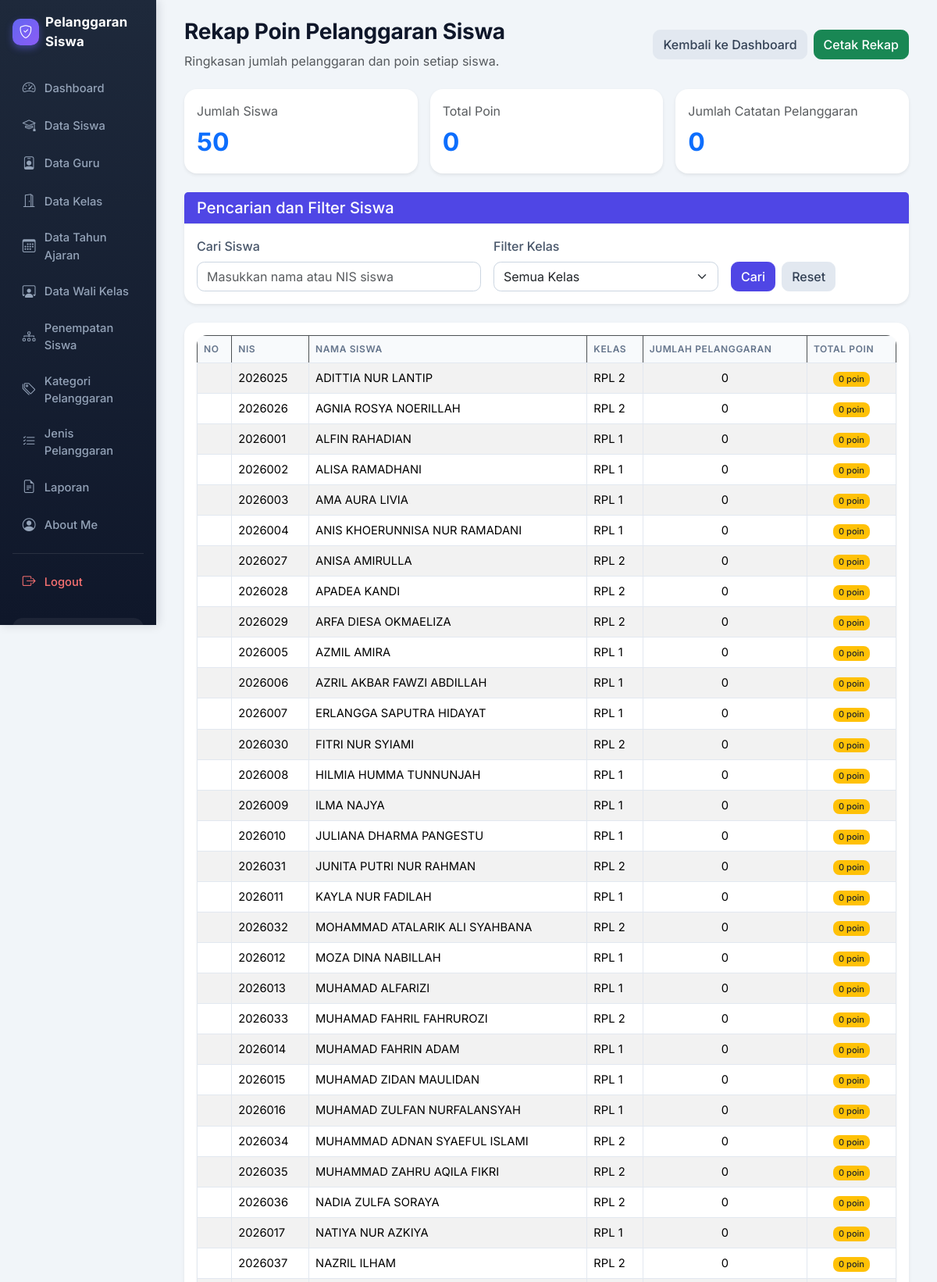
The app's page /rekap_poin.php (signed in, upper part) with its own data.
### tables this page shows
CREATE TABLE `t_siswa` (
  `id` int(11) NOT NULL,
  `nis` varchar(30) DEFAULT NULL,
  `nisn` varchar(20) NOT NULL,
  `nama` varchar(150) DEFAULT NULL,
  `jenis_kelamin` char(1) NOT NULL,
  `tanggal_lahir` date NOT NULL,
  `alamat` text NOT NULL,
  `status_aktif` tinyint(1) NOT NULL,
  `created_at` timestamp NOT NULL DEFAULT current_timestamp(),
  `updated_at` timestamp NOT NULL DEFAULT current_timestamp()
);

### rekap_poin.php (the view, shortened to what this page needs)
<?php
include 'config/koneksi.php';
$cari = isset($_GET['cari'])
    ? trim($_GET['cari'])
    : '';
$sql = "SELECT
            s.id AS siswa_id,
            s.nis,
            s.nama AS nama_siswa,
            COALESCE(k.nama, '-') AS nama_kelas,
            COALESCE(p.total_poin, 0) AS total_poin,
            COALESCE(p.jumlah_pelanggaran, 0) AS jumlah_pelanggaran
        FROM t_siswa s
        LEFT JOIN (
            SELECT
                siswa_id,
                SUM(poin) AS total_poin,
                COUNT(*) AS jumlah_pelanggaran
            FROM t_pelanggaran_siswa
            GROUP BY siswa_id
        ) p ON p.siswa_id = s.id
        LEFT JOIN (
            SELECT
                siswa_id,
                MAX(kelas_id) AS kelas_id
            FROM t_kelas_siswa
            WHERE status_aktif = 1
            GROUP BY siswa_id
        ) ks ON ks.siswa_id = s.id
        LEFT JOIN t_kelas k ON k.id = ks.kelas_id
        WHERE 1=1";
$sql .= " ORDER BY total_poin DESC, s.nama ASC";
$query_rekap = mysqli_query($koneksi, $sql);
$data_rekap = [];
$total_poin_semua = 0;
$total_catatan = 0;
while ($data = mysqli_fetch_assoc($query_rekap)) {
    $data_rekap[] = $data;
    $total_poin_semua += (int) $data['total_poin'];
    $total_catatan += (int) $data['jumlah_pelanggaran'];
}
$jumlah_siswa = count($data_rekap);
?>
<!DOCTYPE html>
<html lang="id">
<head>
    <link href="https://cdn.jsdelivr.net/npm/bootstrap@5.3.8/dist/css/bootstrap.min.css"
          rel="stylesheet">
    <link href="https://cdn.datatables.net/2.3.4/css/dataTables.bootstrap5.min.css"
          rel="stylesheet">
</head>
<body>
<div class="container-fluid">
    <div class="row">
        <?php include 'layout/sidebar.php'; ?>
        <main class="col-md-9 col-lg-10 p-4">
            <div class="container-fluid">
                <div class="d-flex justify-content-between align-items-center flex-wrap gap-2 mb-4">
                    <div>
                        <h1>Rekap Poin Pelanggaran Siswa</h1>
                        <p class="text-muted mb-0">
                            Ringkasan jumlah pelanggaran dan poin setiap siswa.
                        </p>
                    </div>
                    <div class="d-flex gap-2 no-print">
                        <a href="dashboard.php" class="btn btn-secondary">
                            Kembali ke Dashboard
                        </a>
                        <button type="button"
                                onclick="window.print()"
                                class="btn btn-success">
                            Cetak Rekap
                        </button>
                    </div>
                </div>
                <div class="row g-3 mb-4">
                    <div class="col-md-4">
                        <div class="card shadow-sm h-100">
                            <div class="card-body">
                                <p class="text-muted mb-1">Jumlah Siswa</p>
                                <div class="angka">
                                    <?= $jumlah_siswa; ?>
                                </div>
                            </div>
                        </div>
                    </div>
                    <div class="col-md-4">
                        <div class="card shadow-sm h-100">
                            <div class="card-body">
                                <p class="text-muted mb-1">Total Poin</p>
                                <div class="angka">
                                    <?= $total_poin_semua; ?>
                                </div>
                            </div>
                        </div>
                    </div>
                    <div class="col-md-4">
                        <div class="card shadow-sm h-100">
                            <div class="card-body">
                                <p class="text-muted mb-1">
                                    Jumlah Catatan Pelanggaran
                                </p>
                                <div class="angka">
                                    <?= $total_catatan; ?>
                                </div>
                            </div>
                        </div>
                    </div>
                </div>
                <div class="card shadow-sm mb-4 no-print">
                    <div class="card-header bg-primary text-white">
                        <h5 class="mb-0">Pencarian dan Filter Siswa</h5>
                    </div>
                    <div class="card-body">
                        <form method="GET" action="rekap_poin.php">
                            <div class="row g-3">
                                <div class="col-md-5">
                                    <label for="cari" class="form-label">
                                        Cari Siswa
                                    </label>
                                    <input
                                        type="text"
                                        name="cari"
                                        id="cari"
                                        class="form-control"
                                        placeholder="Masukkan nama atau NIS siswa"
                                        value="<?= htmlspecialchars($cari); ?>">
                                </div>
                                <div class="col-md-4">
                                    <label for="kelas" class="form-label">
                                        Filter Kelas
                                    </label>
                                    <select name="kelas" id="kelas"
                                            class="form-select">
                                        <option value="">Semua Kelas</option>
                                    </select>
                                </div>
                                <div class="col-md-3 d-flex align-items-end gap-2">
                                    <button type="submit" class="btn btn-primary">
                                        Cari
                                    </button>
                                    <a href="rekap_poin.php" class="btn btn-secondary">
                                        Reset
                                    </a>
                                </div>
                            </div>
                        </form>
                    </div>
                </div>
                <div class="card shadow-sm">
                    <div class="card-body">
                        <div class="table-responsive">
                            <table id="tabelRekap"
                                   class="table table-striped table-bordered table-hover align-middle w-100">
                                <thead class="table-dark">
                                    <tr>
                                        <th>No</th>
                                        <th>NIS</th>
                                        <th>Nama Siswa</th>
                                        <th>Kelas</th>
                                        <th>Jumlah Pelanggaran</th>
                                        <th>Total Poin</th>
                                    </tr>
                                </thead>
                                <tbody>
                                    <?php foreach ($data_rekap as $data) { ?>
                                        <tr>
                                            <td></td>
                                            <td>
                                                <?= htmlspecialchars($data['nis'] ?? '-'); ?>
                                            </td>
                                            <td>
                                                <?= htmlspecialchars($data['nama_siswa'] ?? '-'); ?>
                                            </td>
                                            <td>
                                                <?= htmlspecialchars($data['nama_kelas'] ?? '-'); ?>
                                            </td>
                                            <td class="text-center">
                                                <?= (int) $data['jumlah_pelanggaran']; ?>
                                            </td>
                                            <td class="text-center">
                                                <span class="badge bg-warning text-dark">
                                                    <?= (int) $data['total_poin']; ?> poin
                                                </span>
                                            </td>
                                        </tr>
                                    <?php } ?>
                                </tbody>
                            </table>
                        </div>
                    </div>
                </div>
            </div>
        </main>
    </div>
</div>
</body>
</html>

### rekap_poin.php (style rules this page uses)
.angka { font-size: 2rem; font-weight: bold; color: #0d6efd; }

### layout/sidebar.php (style rules this page uses)
:root { --bs-primary: #4f46e5; --bs-primary-rgb: 79, 70, 229; --bs-body-font-family: 'Inter', system-ui, -apple-system, 'Segoe UI', Roboto, sans-serif; --sb-dark: #0f172a; --sb-dark-2: #1e293b; }
body { background: #f1f5f9; color: #334155; font-family: var(--bs-body-font-family); }
main { animation: sbFade .35s ease; }
main h1, main h2, main h3 { color: #0f172a; font-weight: 700; letter-spacing: -.01em; }
main h1 { font-size: 1.75rem; }
main .card { border: 0; border-radius: 1rem; box-shadow: 0 1px 3px rgba(15, 23, 42, .06), 0 4px 14px rgba(15, 23, 42, .05); transition: transform .15s ease, box-shadow .15s ease; }
main .card-header { background: transparent; border-bottom: 1px solid #e2e8f0; font-weight: 600; }
main .table { --bs-table-bg: #fff; --bs-border-color: #e2e8f0; }
main .table thead th { background: #f8fafc; color: #64748b; font-size: .75rem; font-weight: 600; text-transform: uppercase; letter-spacing: .05em; white-space: nowrap; border-bottom: 1px solid #e2e8f0; }
main .table td { vertical-align: middle; font-size: .92rem; }
main .table-responsive { border-radius: .8rem; box-shadow: 0 1px 3px rgba(15, 23, 42, .06); background: #fff; }
main .btn { border-radius: .6rem; font-weight: 500; transition: all .15s ease; }
.btn-primary { --bs-btn-bg: #4f46e5; --bs-btn-border-color: #4f46e5; --bs-btn-hover-bg: #4338ca; --bs-btn-hover-border-color: #4338ca; --bs-btn-active-bg: #3730a3; --bs-btn-active-border-color: #3730a3; --bs-btn-disabled-bg: #4f46e5; --bs-btn-disabled-border-color: #4f46e5; --bs-btn-focus-shadow-rgb: 99, 102, 241; }
main .btn-secondary { --bs-btn-bg: #e2e8f0; --bs-btn-border-color: #e2e8f0; --bs-btn-color: #334155; --bs-btn-hover-bg: #cbd5e1; --bs-btn-hover-border-color: #cbd5e1; --bs-btn-hover-color: #0f172a; --bs-btn-active-bg: #cbd5e1; --bs-btn-active-border-color: #cbd5e1; --bs-btn-active-color: #0f172a; }
main .form-control, main .form-select { border-radius: .6rem; border-color: #cbd5e1; }
main .form-label { font-weight: 500; color: #475569; }
main .badge { font-weight: 500; border-radius: .5rem; }

### records on screen
t_siswa: nis "2026025", nama "ADITTIA NUR LANTIP", nama_kelas "RPL 2", jumlah_pelanggaran "0", total_poin "0"
t_siswa: nis "2026026", nama "AGNIA ROSYA NOERILLAH", nama_kelas "RPL 2", jumlah_pelanggaran "0", total_poin "0"
t_siswa: nis "2026001", nama "ALFIN RAHADIAN", nama_kelas "RPL 1", jumlah_pelanggaran "0", total_poin "0"
t_siswa: nis "2026002", nama "ALISA RAMADHANI", nama_kelas "RPL 1", jumlah_pelanggaran "0", total_poin "0"
t_siswa: nis "2026003", nama "AMA AURA LIVIA", nama_kelas "RPL 1", jumlah_pelanggaran "0", total_poin "0"
t_siswa: nis "2026004", nama "ANIS KHOERUNNISA NUR RAMADANI", nama_kelas "RPL 1", jumlah_pelanggaran "0", total_poin "0"
t_siswa: nis "2026027", nama "ANISA AMIRULLA", nama_kelas "RPL 2", jumlah_pelanggaran "0", total_poin "0"
t_siswa: nis "2026028", nama "APADEA KANDI", nama_kelas "RPL 2", jumlah_pelanggaran "0", total_poin "0"
t_siswa: nis "2026029", nama "ARFA DIESA OKMAELIZA", nama_kelas "RPL 2", jumlah_pelanggaran "0", total_poin "0"
t_siswa: nis "2026005", nama "AZMIL AMIRA", nama_kelas "RPL 1", jumlah_pelanggaran "0", total_poin "0"
t_siswa: nis "2026006", nama "AZRIL AKBAR FAWZI ABDILLAH", nama_kelas "RPL 1", jumlah_pelanggaran "0", total_poin "0"
t_siswa: nis "2026007", nama "ERLANGGA SAPUTRA HIDAYAT", nama_kelas "RPL 1", jumlah_pelanggaran "0", total_poin "0"
t_siswa: nis "2026030", nama "FITRI NUR SYIAMI", nama_kelas "RPL 2", jumlah_pelanggaran "0", total_poin "0"
t_siswa: nis "2026008", nama "HILMIA HUMMA TUNNUNJAH", nama_kelas "RPL 1", jumlah_pelanggaran "0", total_poin "0"
t_siswa: nis "2026009", nama "ILMA NAJYA", nama_kelas "RPL 1", jumlah_pelanggaran "0", total_poin "0"
t_siswa: nis "2026010", nama "JULIANA DHARMA PANGESTU", nama_kelas "RPL 1", jumlah_pelanggaran "0", total_poin "0"
t_siswa: nis "2026031", nama "JUNITA PUTRI NUR RAHMAN", nama_kelas "RPL 2", jumlah_pelanggaran "0", total_poin "0"
t_siswa: nis "2026011", nama "KAYLA NUR FADILAH", nama_kelas "RPL 1", jumlah_pelanggaran "0", total_poin "0"
t_siswa: nis "2026032", nama "MOHAMMAD ATALARIK ALI SYAHBANA", nama_kelas "RPL 2", jumlah_pelanggaran "0", total_poin "0"
t_siswa: nis "2026012", nama "MOZA DINA NABILLAH", nama_kelas "RPL 1", jumlah_pelanggaran "0", total_poin "0"
t_siswa: nis "2026013", nama "MUHAMAD ALFARIZI", nama_kelas "RPL 1", jumlah_pelanggaran "0", total_poin "0"
t_siswa: nis "2026033", nama "MUHAMAD FAHRIL FAHRUROZI", nama_kelas "RPL 2", jumlah_pelanggaran "0", total_poin "0"
t_siswa: nis "2026014", nama "MUHAMAD FAHRIN ADAM", nama_kelas "RPL 1", jumlah_pelanggaran "0", total_poin "0"
t_siswa: nis "2026015", nama "MUHAMAD ZIDAN MAULIDAN", nama_kelas "RPL 1", jumlah_pelanggaran "0", total_poin "0"
t_siswa: nis "2026016", nama "MUHAMAD ZULFAN NURFALANSYAH", nama_kelas "RPL 1", jumlah_pelanggaran "0", total_poin "0"
t_siswa: nis "2026034", nama "MUHAMMAD ADNAN SYAEFUL ISLAMI", nama_kelas "RPL 2", jumlah_pelanggaran "0", total_poin "0"
t_siswa: nis "2026035", nama "MUHAMMAD ZAHRU AQILA FIKRI", nama_kelas "RPL 2", jumlah_pelanggaran "0", total_poin "0"
t_siswa: nis "2026036", nama "NADIA ZULFA SORAYA", nama_kelas "RPL 2", jumlah_pelanggaran "0", total_poin "0"
t_siswa: nis "2026017", nama "NATIYA NUR AZKIYA", nama_kelas "RPL 1", jumlah_pelanggaran "0", total_poin "0"
t_siswa: nis "2026037", nama "NAZRIL ILHAM", nama_kelas "RPL 2", jumlah_pelanggaran "0", total_poin "0"

### other values on screen
$item[0] "Dashboard"
$item[0] "Data Siswa"
$item[0] "Data Guru"
$item[0] "Data Kelas"
$item[0] "Data Tahun Ajaran"
$item[0] "Data Wali Kelas"
$item[0] "Penempatan Siswa"
$item[0] "Kategori Pelanggaran"
$item[0] "Jenis Pelanggaran"
$item[0] "Laporan"
$item[0] "About Me"
$jumlah_siswa "50"
$total_poin_semua "0"
$total_catatan "0"
